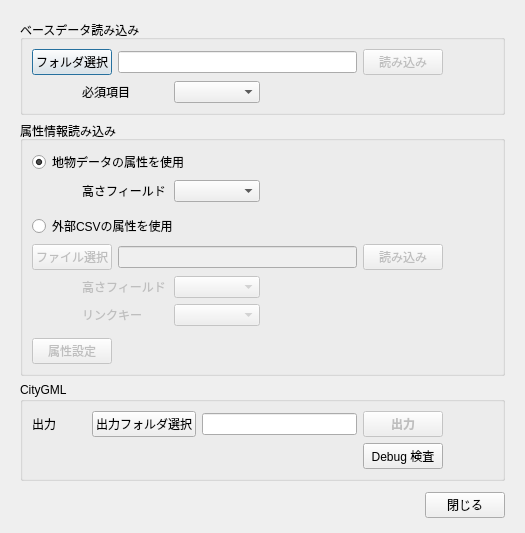
<?xml version="1.0" encoding="UTF-8"?>
<ui version="4.0">
 <class>CityGMLModelGeneratorDialogBase</class>
 <widget class="QDialog" name="CityGMLModelGeneratorDialogBase">
  <property name="geometry">
   <rect>
    <x>0</x>
    <y>0</y>
    <width>525</width>
    <height>507</height>
   </rect>
  </property>
  <property name="windowTitle">
   <string>CityGMLモデル生成</string>
  </property>
  <layout class="QGridLayout" name="gridLayout_3">
   <property name="leftMargin">
    <number>20</number>
   </property>
   <property name="topMargin">
    <number>20</number>
   </property>
   <property name="rightMargin">
    <number>20</number>
   </property>
   <property name="bottomMargin">
    <number>10</number>
   </property>
   <item row="0" column="0">
    <widget class="QGroupBox" name="groupBox">
     <property name="sizePolicy">
      <sizepolicy hsizetype="Preferred" vsizetype="Fixed">
       <horstretch>0</horstretch>
       <verstretch>0</verstretch>
      </sizepolicy>
     </property>
     <property name="title">
      <string>ベースデータ読み込み</string>
     </property>
     <layout class="QGridLayout" name="gridLayout_4" columnstretch="1,1">
      <item row="1" column="0">
       <layout class="QHBoxLayout" name="horizontalLayout_2">
        <item>
         <spacer name="horizontalSpacer_10">
          <property name="orientation">
           <enum>Qt::Horizontal</enum>
          </property>
          <property name="sizeType">
           <enum>QSizePolicy::Fixed</enum>
          </property>
          <property name="sizeHint" stdset="0">
           <size>
            <width>50</width>
            <height>20</height>
           </size>
          </property>
         </spacer>
        </item>
        <item>
         <widget class="QLabel" name="label_required">
          <property name="text">
           <string>必須項目</string>
          </property>
         </widget>
        </item>
        <item>
         <widget class="QComboBox" name="combo_required_fields"/>
        </item>
       </layout>
      </item>
      <item row="1" column="1">
       <spacer name="horizontalSpacer_11">
        <property name="orientation">
         <enum>Qt::Horizontal</enum>
        </property>
        <property name="sizeHint" stdset="0">
         <size>
          <width>40</width>
          <height>20</height>
         </size>
        </property>
       </spacer>
      </item>
      <item row="0" column="0" colspan="2">
       <layout class="QHBoxLayout" name="horizontalLayout_8">
        <item>
         <widget class="QPushButton" name="button_basedata_folder">
          <property name="text">
           <string>フォルダ選択</string>
          </property>
         </widget>
        </item>
        <item>
         <widget class="QLineEdit" name="basedata_folder_name">
          <property name="readOnly">
           <bool>false</bool>
          </property>
          <property name="clearButtonEnabled">
           <bool>true</bool>
          </property>
         </widget>
        </item>
        <item>
         <widget class="QPushButton" name="button_basedata_import">
          <property name="enabled">
           <bool>false</bool>
          </property>
          <property name="text">
           <string>読み込み</string>
          </property>
         </widget>
        </item>
        <item>
         <spacer name="horizontalSpacer">
          <property name="orientation">
           <enum>Qt::Horizontal</enum>
          </property>
          <property name="sizeType">
           <enum>QSizePolicy::Fixed</enum>
          </property>
          <property name="sizeHint" stdset="0">
           <size>
            <width>50</width>
            <height>20</height>
           </size>
          </property>
         </spacer>
        </item>
       </layout>
      </item>
     </layout>
    </widget>
   </item>
   <item row="1" column="0">
    <widget class="QGroupBox" name="groupBox_2">
     <property name="title">
      <string>属性情報読み込み</string>
     </property>
     <layout class="QGridLayout" name="gridLayout_5" columnstretch="1,1">
      <item row="5" column="0">
       <layout class="QGridLayout" name="gridLayout">
        <property name="bottomMargin">
         <number>6</number>
        </property>
        <item row="0" column="2">
         <widget class="QComboBox" name="combo_csv_attribute_field">
          <property name="enabled">
           <bool>false</bool>
          </property>
         </widget>
        </item>
        <item row="0" column="0">
         <spacer name="horizontalSpacer_6">
          <property name="orientation">
           <enum>Qt::Horizontal</enum>
          </property>
          <property name="sizeType">
           <enum>QSizePolicy::Fixed</enum>
          </property>
          <property name="sizeHint" stdset="0">
           <size>
            <width>50</width>
            <height>20</height>
           </size>
          </property>
         </spacer>
        </item>
        <item row="0" column="1">
         <widget class="QLabel" name="label_attribute_2">
          <property name="enabled">
           <bool>false</bool>
          </property>
          <property name="text">
           <string>高さフィールド</string>
          </property>
         </widget>
        </item>
        <item row="1" column="1">
         <widget class="QLabel" name="label_attribute_3">
          <property name="enabled">
           <bool>false</bool>
          </property>
          <property name="text">
           <string>リンクキー</string>
          </property>
         </widget>
        </item>
        <item row="1" column="2">
         <widget class="QComboBox" name="combo_csv_link_key">
          <property name="enabled">
           <bool>false</bool>
          </property>
         </widget>
        </item>
       </layout>
      </item>
      <item row="5" column="1">
       <spacer name="horizontalSpacer_7">
        <property name="orientation">
         <enum>Qt::Horizontal</enum>
        </property>
        <property name="sizeHint" stdset="0">
         <size>
          <width>40</width>
          <height>20</height>
         </size>
        </property>
       </spacer>
      </item>
      <item row="2" column="1">
       <spacer name="horizontalSpacer_5">
        <property name="orientation">
         <enum>Qt::Horizontal</enum>
        </property>
        <property name="sizeHint" stdset="0">
         <size>
          <width>40</width>
          <height>20</height>
         </size>
        </property>
       </spacer>
      </item>
      <item row="1" column="0">
       <widget class="QRadioButton" name="radio_button_feature">
        <property name="text">
         <string>地物データの属性を使用</string>
        </property>
        <property name="checked">
         <bool>true</bool>
        </property>
       </widget>
      </item>
      <item row="2" column="0">
       <layout class="QHBoxLayout" name="horizontalLayout_4" stretch="0,0,0">
        <property name="bottomMargin">
         <number>6</number>
        </property>
        <item>
         <spacer name="horizontalSpacer_4">
          <property name="orientation">
           <enum>Qt::Horizontal</enum>
          </property>
          <property name="sizeType">
           <enum>QSizePolicy::Fixed</enum>
          </property>
          <property name="sizeHint" stdset="0">
           <size>
            <width>50</width>
            <height>20</height>
           </size>
          </property>
         </spacer>
        </item>
        <item>
         <widget class="QLabel" name="label_attribute_1">
          <property name="sizePolicy">
           <sizepolicy hsizetype="Preferred" vsizetype="Preferred">
            <horstretch>0</horstretch>
            <verstretch>0</verstretch>
           </sizepolicy>
          </property>
          <property name="text">
           <string>高さフィールド</string>
          </property>
         </widget>
        </item>
        <item>
         <widget class="QComboBox" name="combo_feature_attribute_field"/>
        </item>
       </layout>
      </item>
      <item row="6" column="0">
       <layout class="QHBoxLayout" name="horizontalLayout_7">
        <item>
         <widget class="QPushButton" name="button_attribute_setting">
          <property name="enabled">
           <bool>false</bool>
          </property>
          <property name="text">
           <string>属性設定</string>
          </property>
         </widget>
        </item>
        <item>
         <spacer name="horizontalSpacer_8">
          <property name="orientation">
           <enum>Qt::Horizontal</enum>
          </property>
          <property name="sizeHint" stdset="0">
           <size>
            <width>40</width>
            <height>20</height>
           </size>
          </property>
         </spacer>
        </item>
       </layout>
      </item>
      <item row="3" column="0">
       <widget class="QRadioButton" name="radio_button_csv">
        <property name="enabled">
         <bool>true</bool>
        </property>
        <property name="text">
         <string>外部CSVの属性を使用</string>
        </property>
       </widget>
      </item>
      <item row="4" column="0" colspan="2">
       <layout class="QHBoxLayout" name="horizontalLayout_3">
        <item>
         <widget class="QPushButton" name="button_basedata_folder_3">
          <property name="enabled">
           <bool>false</bool>
          </property>
          <property name="text">
           <string>ファイル選択</string>
          </property>
         </widget>
        </item>
        <item>
         <widget class="QLineEdit" name="basedata_folder_name_3">
          <property name="enabled">
           <bool>false</bool>
          </property>
          <property name="clearButtonEnabled">
           <bool>true</bool>
          </property>
         </widget>
        </item>
        <item>
         <widget class="QPushButton" name="button_attribute_import">
          <property name="enabled">
           <bool>false</bool>
          </property>
          <property name="text">
           <string>読み込み</string>
          </property>
         </widget>
        </item>
        <item>
         <spacer name="horizontalSpacer_3">
          <property name="orientation">
           <enum>Qt::Horizontal</enum>
          </property>
          <property name="sizeType">
           <enum>QSizePolicy::Fixed</enum>
          </property>
          <property name="sizeHint" stdset="0">
           <size>
            <width>50</width>
            <height>20</height>
           </size>
          </property>
         </spacer>
        </item>
       </layout>
      </item>
     </layout>
    </widget>
   </item>
   <item row="3" column="0">
    <layout class="QHBoxLayout" name="horizontalLayout">
     <property name="topMargin">
      <number>5</number>
     </property>
     <property name="bottomMargin">
      <number>5</number>
     </property>
     <item>
      <spacer name="horizontalSpacer_2">
       <property name="orientation">
        <enum>Qt::Horizontal</enum>
       </property>
       <property name="sizeHint" stdset="0">
        <size>
         <width>40</width>
         <height>20</height>
        </size>
       </property>
      </spacer>
     </item>
     <item>
      <widget class="QPushButton" name="button_close">
       <property name="text">
        <string>閉じる</string>
       </property>
      </widget>
     </item>
    </layout>
   </item>
   <item row="2" column="0">
    <widget class="QGroupBox" name="groupBox_3">
     <property name="title">
      <string>CityGML</string>
     </property>
     <layout class="QGridLayout" name="gridLayout_2">
      <item row="0" column="3">
       <layout class="QHBoxLayout" name="horizontalLayout_6">
        <item>
         <widget class="QPushButton" name="button_citygml_export_folder">
          <property name="text">
           <string>出力フォルダ選択</string>
          </property>
         </widget>
        </item>
        <item>
         <widget class="QLineEdit" name="citygml_export_folder_name"/>
        </item>
       </layout>
      </item>
      <item row="0" column="4">
       <widget class="QPushButton" name="button_citygml_export">
        <property name="enabled">
         <bool>false</bool>
        </property>
        <property name="font">
         <font>
          <weight>75</weight>
          <bold>true</bold>
         </font>
        </property>
        <property name="text">
         <string>出力</string>
        </property>
       </widget>
      </item>
      <item row="0" column="2">
       <spacer name="horizontalSpacer_9">
        <property name="orientation">
         <enum>Qt::Horizontal</enum>
        </property>
        <property name="sizeType">
         <enum>QSizePolicy::Fixed</enum>
        </property>
        <property name="sizeHint" stdset="0">
         <size>
          <width>30</width>
          <height>20</height>
         </size>
        </property>
       </spacer>
      </item>
      <item row="0" column="1">
       <widget class="QLabel" name="label">
        <property name="text">
         <string>出力</string>
        </property>
       </widget>
      </item>
      <item row="1" column="4">
       <widget class="QPushButton" name="button_citygml_check_output">
        <property name="enabled">
         <bool>true</bool>
        </property>
        <property name="font">
         <font>
          <pointsize>9</pointsize>
         </font>
        </property>
        <property name="text">
         <string>Debug 検査</string>
        </property>
       </widget>
      </item>
      <item row="0" column="5">
       <spacer name="horizontalSpacer_12">
        <property name="orientation">
         <enum>Qt::Horizontal</enum>
        </property>
        <property name="sizeType">
         <enum>QSizePolicy::Fixed</enum>
        </property>
        <property name="sizeHint" stdset="0">
         <size>
          <width>50</width>
          <height>20</height>
         </size>
        </property>
       </spacer>
      </item>
     </layout>
    </widget>
   </item>
  </layout>
 </widget>
 <tabstops>
  <tabstop>button_basedata_folder</tabstop>
  <tabstop>basedata_folder_name</tabstop>
  <tabstop>button_basedata_import</tabstop>
  <tabstop>combo_required_fields</tabstop>
  <tabstop>button_basedata_folder_3</tabstop>
  <tabstop>basedata_folder_name_3</tabstop>
  <tabstop>button_attribute_import</tabstop>
  <tabstop>radio_button_feature</tabstop>
  <tabstop>combo_feature_attribute_field</tabstop>
  <tabstop>radio_button_csv</tabstop>
  <tabstop>combo_csv_attribute_field</tabstop>
  <tabstop>combo_csv_link_key</tabstop>
  <tabstop>button_attribute_setting</tabstop>
  <tabstop>button_citygml_export_folder</tabstop>
  <tabstop>citygml_export_folder_name</tabstop>
  <tabstop>button_citygml_export</tabstop>
  <tabstop>button_citygml_check_output</tabstop>
  <tabstop>button_close</tabstop>
 </tabstops>
 <resources/>
 <connections/>
</ui>
